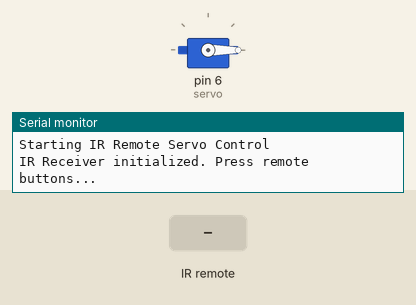
A sketch run on a simulated Arduino Uno, built with avr-gcc and run on an emulated ATmega328P. Parts: servo, the last lines printed to the serial monitor. The test bench sets the inputs (shaded band).

Above: at 2.2 s.
2.3 s: infrared code 0xC received
At 3.5 s:
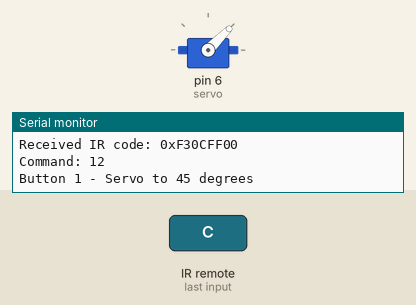
3.8 s: infrared code 0x18 received
At 5.0 s:
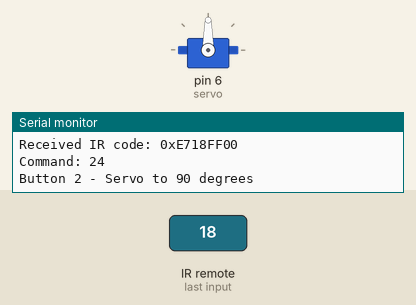
5.3 s: infrared code 0x5E received
At 6.5 s:
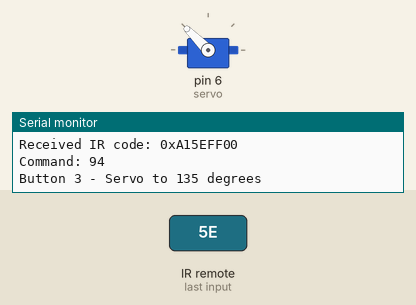
6.8 s: infrared code 0x8 received
At 7.1 s:
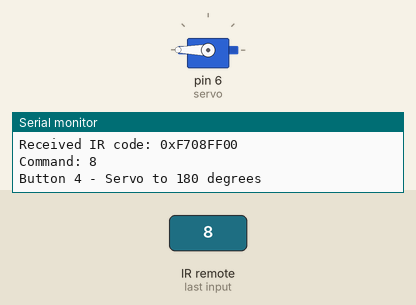
Timing chart, 0 to 9.3 s (numbered marks = the images above; inputs shaded):
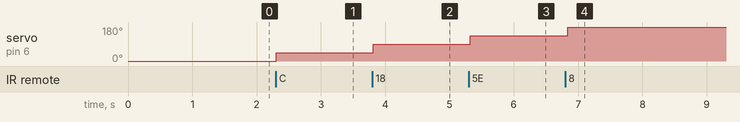

Measured:
- after the input at 2.3 s, servo on pin 6 (servo): 0° → 45° at once
- after the input at 3.8 s, servo on pin 6 (servo): 45° → 90° at once
- after the input at 5.3 s, servo on pin 6 (servo): 90° → 135° at once
- after the input at 6.8 s, servo on pin 6 (servo): 135° → 180° at once

The sketch:

servo_ir_remote.ino
```cpp
/*
 *          ----------------------------------------
 *          |  This Code Doesn't Work in TinkerCAD |
 *          |  Library version not supported       |
 *          ----------------------------------------
*/

// #include <IRremote.h>
// #include <Servo.h>

// #define RECV_PIN 3
// IRrecv irrecv(RECV_PIN);

// decode_results results;                       // used to convert hexa decimal value from the remote
// Servo servo;
// int pos = 0;


// void setup() {
//   Serial.begin(9600);
//   Serial.println("Enabling IRin");
//   irrecv.enableIRIn();                        // starts the receiver
//   Serial.println("Enabled IRin");
//   servo.attach(6);
//   servo.write(pos);
// }

// void loop() {
//   if (irrecv.decode(&results)) {
//     Serial.println(results.value, DEC);

//     if (results.value == 16582903) {
//       servo.write(45);
//       delay(1000);
//     } else if (results.value == 16615543) {    // corrsponds to button 2 in the remote
//       servo.write(90);
//       delay(1000);
//     } else if (results.value == 16599223) {    //
//       servo.write(135);
//       delay(2000);
//     } else if (results.value == 16591063)
//       servo.write(180);
//       delay(2000);
//   }

//   servo.write(pos);
//   irrecv.resume();
//   delay(100);
// }


/*
 *      ----------------------------------
 *      | Generated from Claude AI       |
 *      | with updated library           |
 *      ----------------------------------
*/

#include <IRremote.hpp>  // Note: .hpp instead of .h for newer versions
#include <Servo.h>

#define RECV_PIN 3
Servo servo;
int pos = 0;

void setup() {
  Serial.begin(9600);
  Serial.println("Starting IR Remote Servo Control");

  // Initialize IR receiver with new syntax
  IrReceiver.begin(RECV_PIN, ENABLE_LED_FEEDBACK);

  servo.attach(6);
  servo.write(pos);
  delay(1000);

  Serial.println("IR Receiver initialized. Press remote buttons...");
}

void loop() {
  // Check if IR data is available with new syntax
  if (IrReceiver.decode()) {

    // Print received data for debugging
    Serial.print("Received IR code: 0x");
    Serial.println(IrReceiver.decodedIRData.decodedRawData, HEX);

    // Check the command/address instead of raw data for more reliability
    uint16_t command = IrReceiver.decodedIRData.command;
    Serial.print("Command: ");
    Serial.println(command);

    // Handle different commands (adjust these values based on your remote)
    switch(command) {
      case 12:  // Usually button 1
        pos = 45;
        servo.write(pos);
        Serial.println("Button 1 - Servo to 45 degrees");
        delay(500);
        break;

      case 24:  // Usually button 2
        pos = 90;
        servo.write(pos);
        Serial.println("Button 2 - Servo to 90 degrees");
        delay(500);
        break;

      case 94:  // Usually button 3
        pos = 135;
        servo.write(pos);
        Serial.println("Button 3 - Servo to 135 degrees");
        delay(500);
        break;

      case 8:   // Usually button 4
        pos = 180;
        servo.write(pos);
        Serial.println("Button 4 - Servo to 180 degrees");
        delay(500);
        break;

      case 28:  // Usually button 5
        pos = 0;
        servo.write(pos);
        Serial.println("Button 5 - Servo to 0 degrees");
        delay(500);
        break;

      default:
        Serial.print("Unknown command: ");
        Serial.println(command);
        break;
    }

    // Resume receiving with new syntax
    IrReceiver.resume();
  }

  delay(100);
}
```
